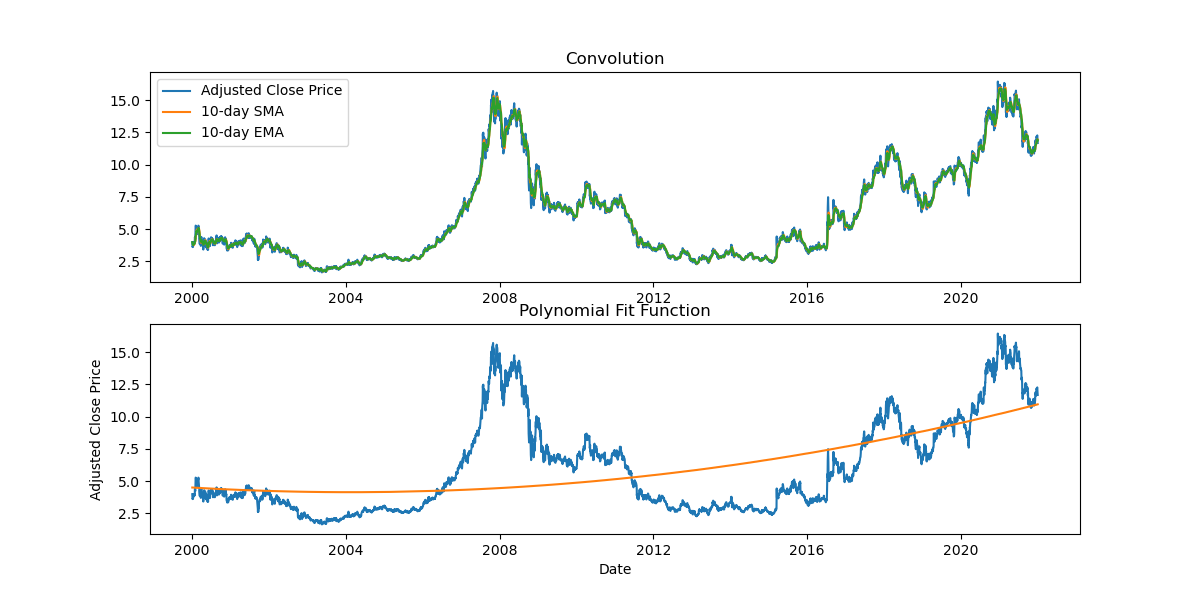

Write Python code to recreate this figure.
import yfinance as yf
import matplotlib.pyplot as plt
import numpy as np

# Set the start and end date
start_date = '2000-01-01'
end_date = '2022-01-01'
 
# Set the ticker
ticker = 'NTDOY'
 
# Get the data
df = yf.download(ticker, start_date, end_date, progress=False)

# Set values
x = np.arange(df['Adj Close'].size)
fit = np.polyfit(x, df['Adj Close'], deg=2)
fit_function = np.poly1d(fit)

# Plot the data
plt.figure(figsize=(12,6))

# Plot the adjusted close price with the moving average
plt.subplot(2,1,1)
plt.plot(df['Adj Close'], label='Adjusted Close Price')
plt.plot(df['Adj Close'].rolling(window=10).mean(), label='10-day SMA')
plt.plot(df['Adj Close'].ewm(span=10, adjust=False).mean(), label='10-day EMA')
plt.title('Convolution')
plt.legend()

# Plot the polynomial fit function
plt.subplot(2,1,2)
plt.plot(df['Adj Close'])
plt.plot(df['Adj Close'].index ,fit_function(x))
plt.title('Polynomial Fit Function')
plt.xlabel('Date')
plt.ylabel('Adjusted Close Price')

# Show the plot
plt.show()
